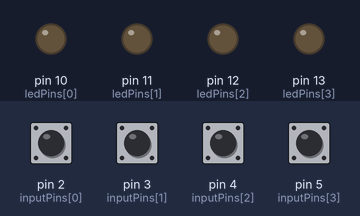
The sketch below on a simulated Arduino Uno, built with avr-gcc and run on an emulated ATmega328P. On the bench: output pins drawn as LEDs (lit = HIGH). The test bench sets the inputs (shaded band); at power-on: pin 2 (inputPins[0]), pin 3 (inputPins[1]), pin 4 (inputPins[2]), pin 5 (inputPins[3]) HIGH.

Above: at 1.2 s.
1.3 s: pin 2 (inputPins[0]) pulled LOW for 0.15 s
At 1.37 s:
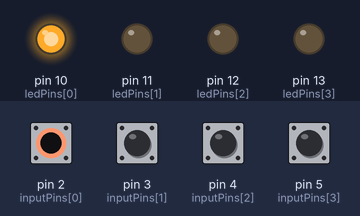
2.9 s: pin 3 (inputPins[1]) pulled LOW for 0.15 s
At 2.97 s:
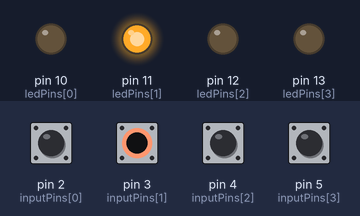
4.5 s: pin 4 (inputPins[2]) pulled LOW for 0.15 s
At 4.57 s:
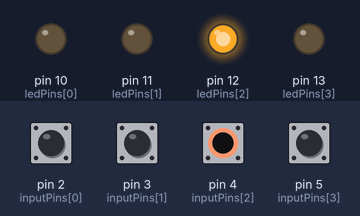
6.1 s: pin 5 (inputPins[3]) pulled LOW for 0.15 s
At 6.17 s:
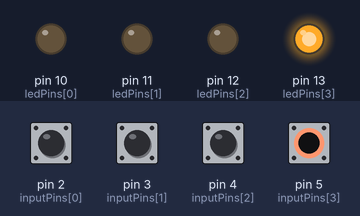
7.7 s: pin 2 (inputPins[0]) driven LOW and pin 3 (inputPins[1]) driven LOW
At 8.1 s:
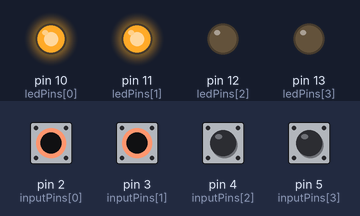
9.2 s: pin 4 (inputPins[2]) pulled LOW for 1 s
At 10.0 s:
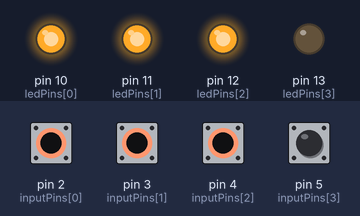
Timing chart, 0 to 12.2 s (numbered marks = the images above; inputs shaded):
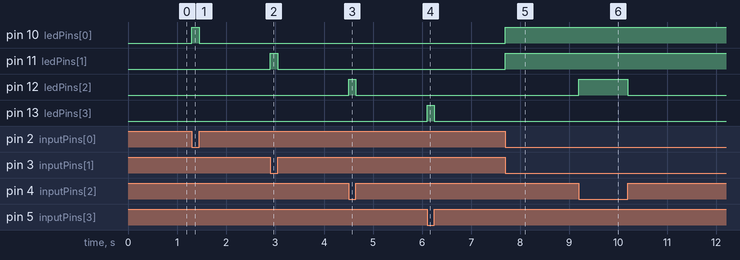

Measured:
- after the input at 1.3 s, pin 10 (ledPins[0]): LOW → HIGH at once, → LOW 0.15 s later
- after the input at 2.9 s, pin 11 (ledPins[1]): LOW → HIGH at once, → LOW 0.15 s later
- after the input at 4.5 s, pin 12 (ledPins[2]): LOW → HIGH at once, → LOW 0.15 s later
- after the input at 6.1 s, pin 13 (ledPins[3]): LOW → HIGH at once, → LOW 0.15 s later
- after the input at 7.7 s, pin 10 (ledPins[0]), pin 11 (ledPins[1]): LOW → HIGH at once
- after the input at 9.2 s, pin 12 (ledPins[2]): LOW → HIGH at once, → LOW 1.0 s later

The sketch:

2_4.ino
```cpp
int inputPins[]= {2, 3, 4, 5};
int ledPins[] = {10, 11, 12, 13};

void setup(){
    for (int index = 0; index <4; index++){
        pinMode(ledPins[index], OUTPUT);
        pinMode(inputPins[index], INPUT_PULLUP);
    }
}
void loop(){
    for(int index = 0; index < 4; index++){

        int val = digitalRead(inputPins[index]);
        if(val == LOW){
            digitalWrite(ledPins[index], HIGH);
        }
        else{
            digitalWrite(ledPins[index],LOW);
        }
    }
}
```
